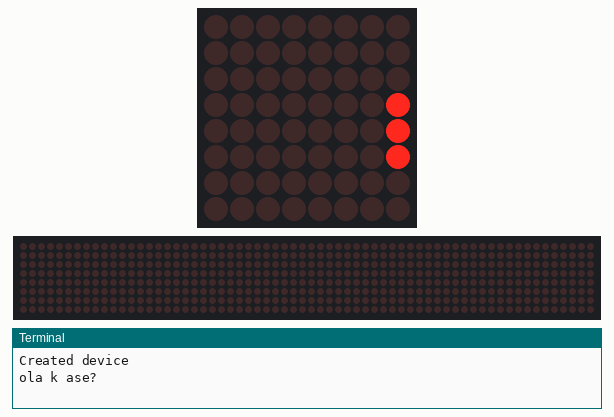
This program was run on a simulated Raspberry Pi (BCM pin numbers). On the bench: 8×8 LED matrix, a strip that is not on the board, showing the scrolling text unrolled, the last lines printed to the terminal. The 64×8 strip is a reading aid, not a part: it shows the text the matrix is scrolling, unrolled, one strip-width of it at a time. At 17.7 s the program stops and its outputs stay as they are.

Above: at 0.06 s.
At 1.83 s:
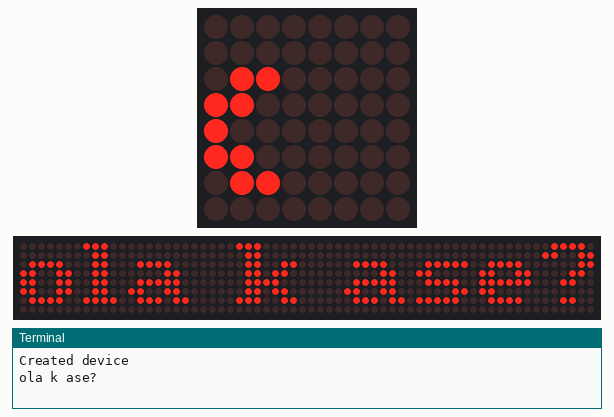
At 3.66 s:
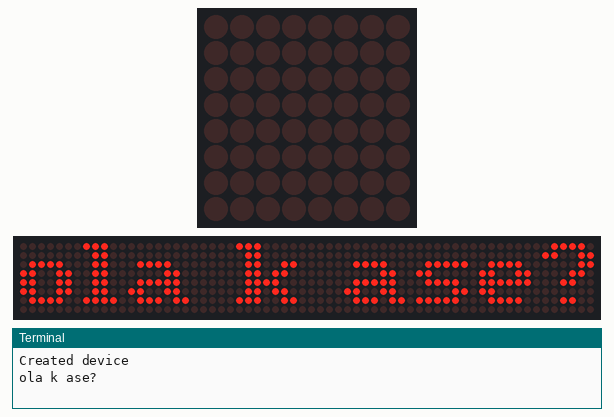
At 8.37 s:
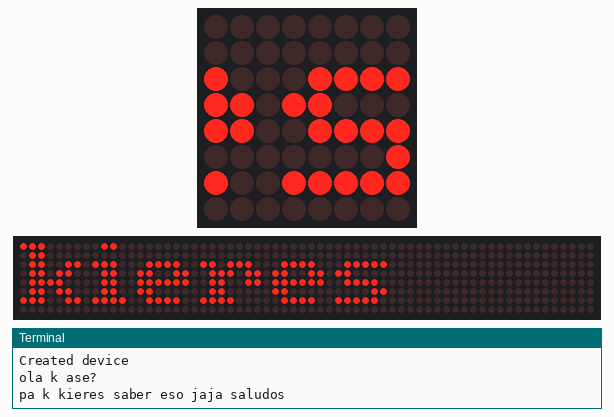
At 12.54 s:
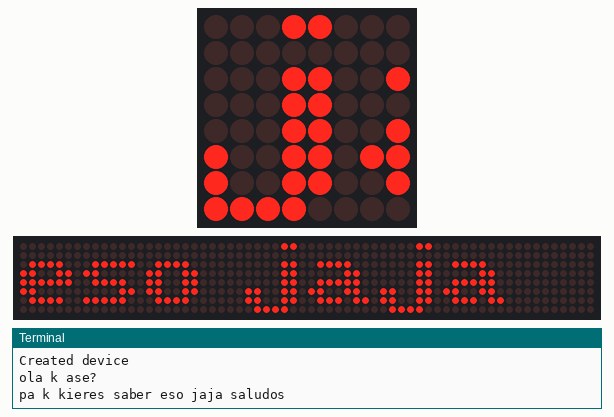
At 16.7 s:
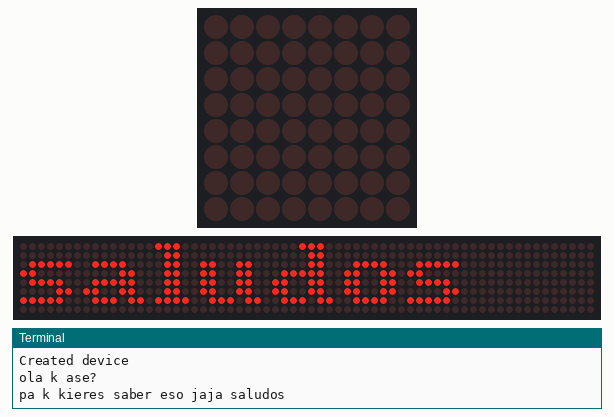

The program:

texto.py
```python
#!/usr/bin/env python

import time
from random import randrange

import max7219.led as led
from max7219.font import proportional, SINCLAIR_FONT, TINY_FONT, CP437_FONT

# create matrix device
device = led.matrix(cascaded=1)
print("Created device")

# start demo
msg0 = "ola k ase?"
msg1 = "pa k kieres saber eso jaja saludos"
print(msg0)
device.show_message(msg0, font=proportional(CP437_FONT))
time.sleep(1)

print(msg1)
device.show_message(msg1, font=proportional(CP437_FONT))
time.sleep(1)
```
